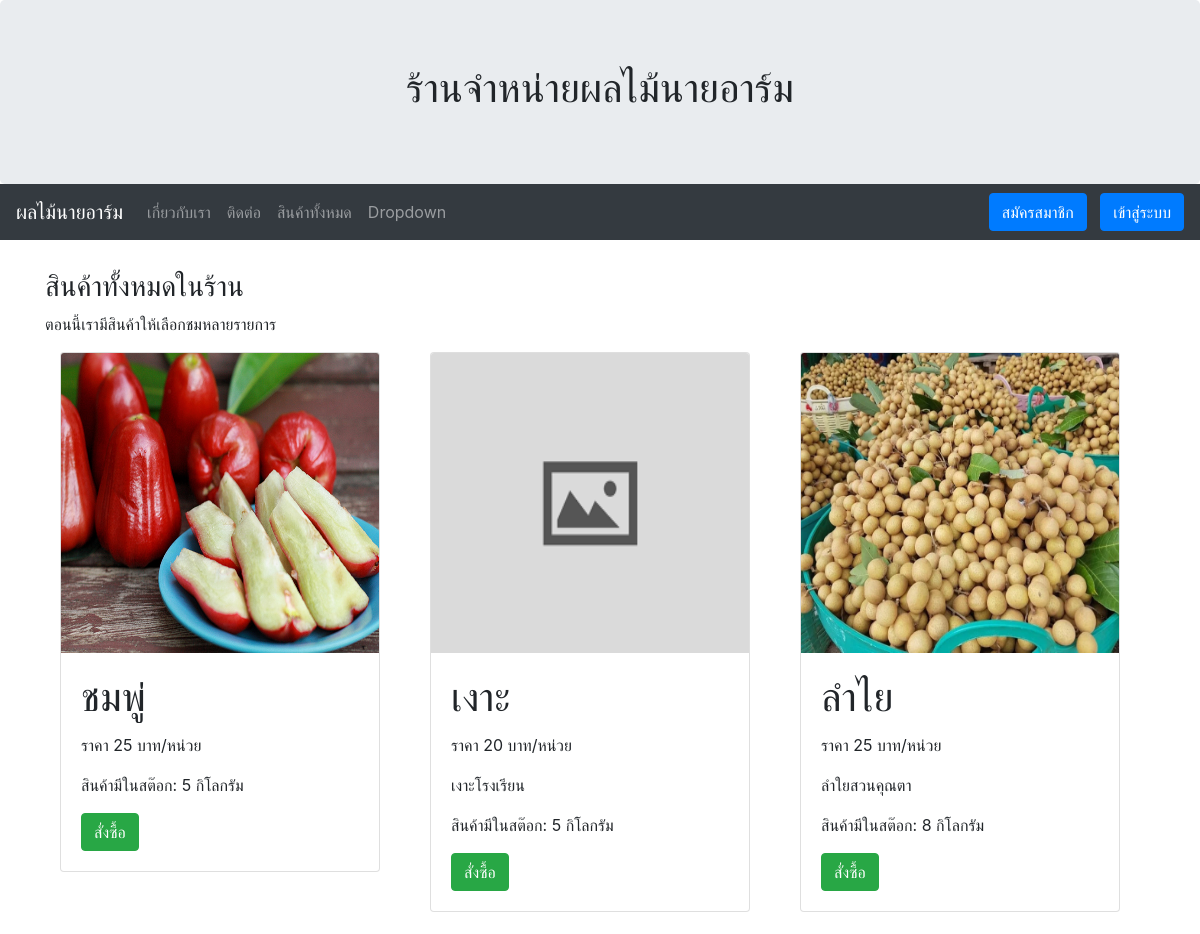
Page /allproduct/ (upper part) on the earlier database version.
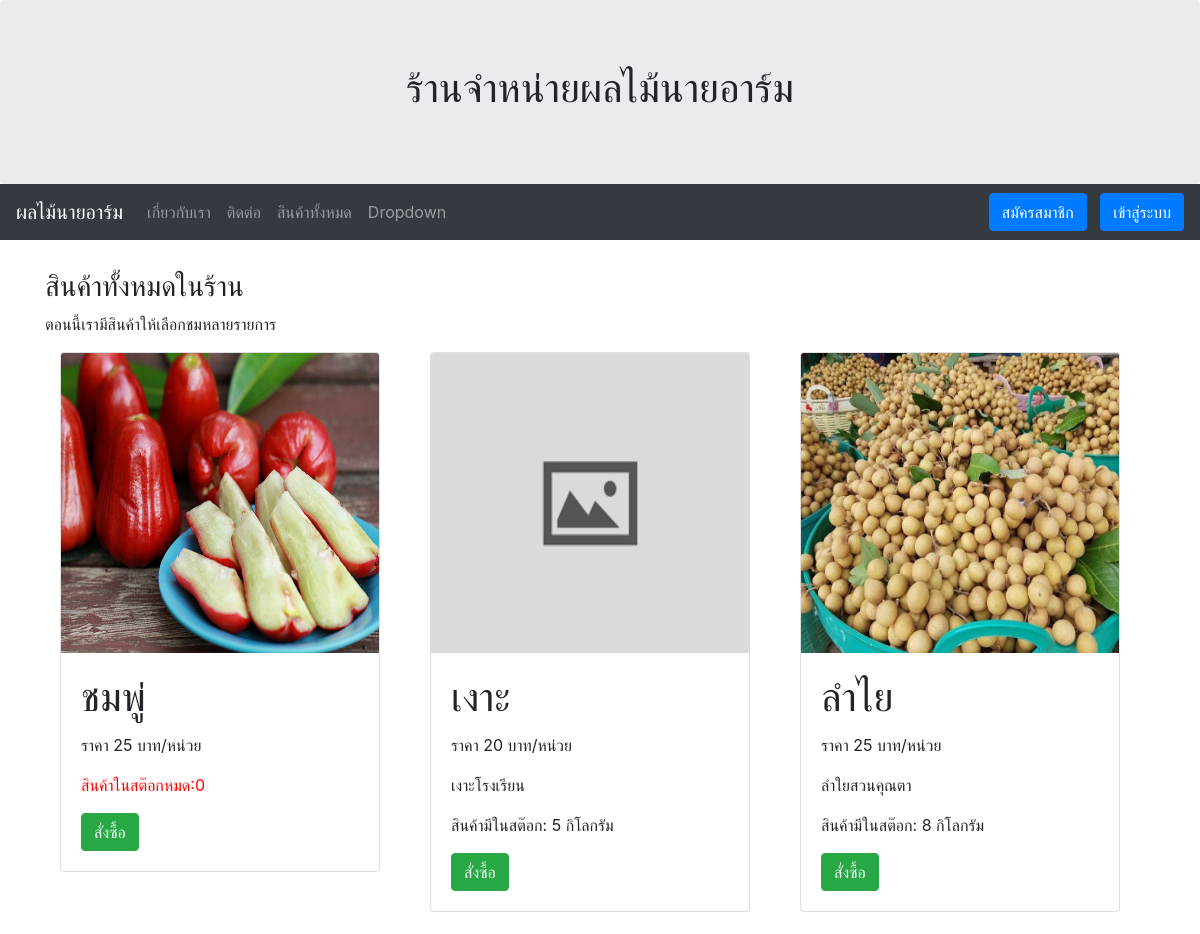
Same page on the later database version.
### myapp/models.py (models this page shows, shortened)
class allProduct(models.Model):
    name = models.CharField(max_length=100)
    price = models.IntegerField()
    detail = models.TextField(null=True, blank=True)
    image_url = models.CharField(max_length=200, null=True, blank=True)
    instock = models.BooleanField(default=True)
    image = models.ImageField(upload_to="products", null=True, blank=True)
    unit = models.CharField(max_length=200,default="-")
    quantity = models.IntegerField(default=1)

### myapp/views.py (the view)
# urls.py: path('allproduct/',product, name='allproduct-page'),
def product(request):
    product = allProduct.objects.all().order_by('id').reverse()
    context = {
        'product':product
    }
    return render(request,'myapp/allproduct.html',context)

### myapp/templates/myapp/allproduct.html
{% extends 'myapp/base.html' %}
{% block content %}
    <h3>สินค้าทั้งหมดในร้าน</h3>
    <p>ตอนนี้เรามีสินค้าให้เลือกชมหลายรายการ</p>
    <div class="container-fluid">
        <div class="row">
            {% for item in product %}
            <div class="col-sm-4">
                <div class="card" style="width:320px">
                    {% if item.image %}
                        <img src="{{ item.image.url }}" class="card-img-top" width="320px" height="300px" >
                    {% else %}
                        <img src="/media/default.png" class="card-img-top" width="320px" height="300px" >
                    {% endif %}
                    <div class="card-body">
                        <h1 class="card-title" >{{ item.name }}</h1>
                        <p>ราคา {{item.price}} บาท/หน่วย</p>
                        <p>{{item.detail}}</p>
                        {% if item.quantity > 1 %}
                            <p>สินค้ามีในสต๊อก: {{ item.quantity }} {{ item.unit }} </p>
                        {% else %}
                            <p style="color: red;" >สินค้าในสต๊อกหมด:{{ item.quantity }}</p>
                        {% endif %}
                        {% if item.instock %}
                            {% if user.is_authenticated %}
                                <a href="{% url 'addtocart-page' item.id %}" type="button" class="btn btn-success">สั่งซื้อ</a>
                            {% else %}
                                <a href="{% url 'login' %}" type="button" class="btn btn-success">สั่งซื้อ</a>
                            {% endif %}
                        {% else %}
                            <a type="button" class="btn btn-warning">สินค้าหมด</a>
                        {% endif %}
                    </div>
                </div>
                <br>
            </div>
            {% endfor %}
        </div>
    </div>
{% endblock content %}

Differences in the rows shown:
changed allProduct "ชมพู่": quantity "5" → "0"; unit "กิโลกรัม" → (not shown); quantity "สินค้ามีในสต๊อก:" → "สินค้าในสต๊อกหมด:"
